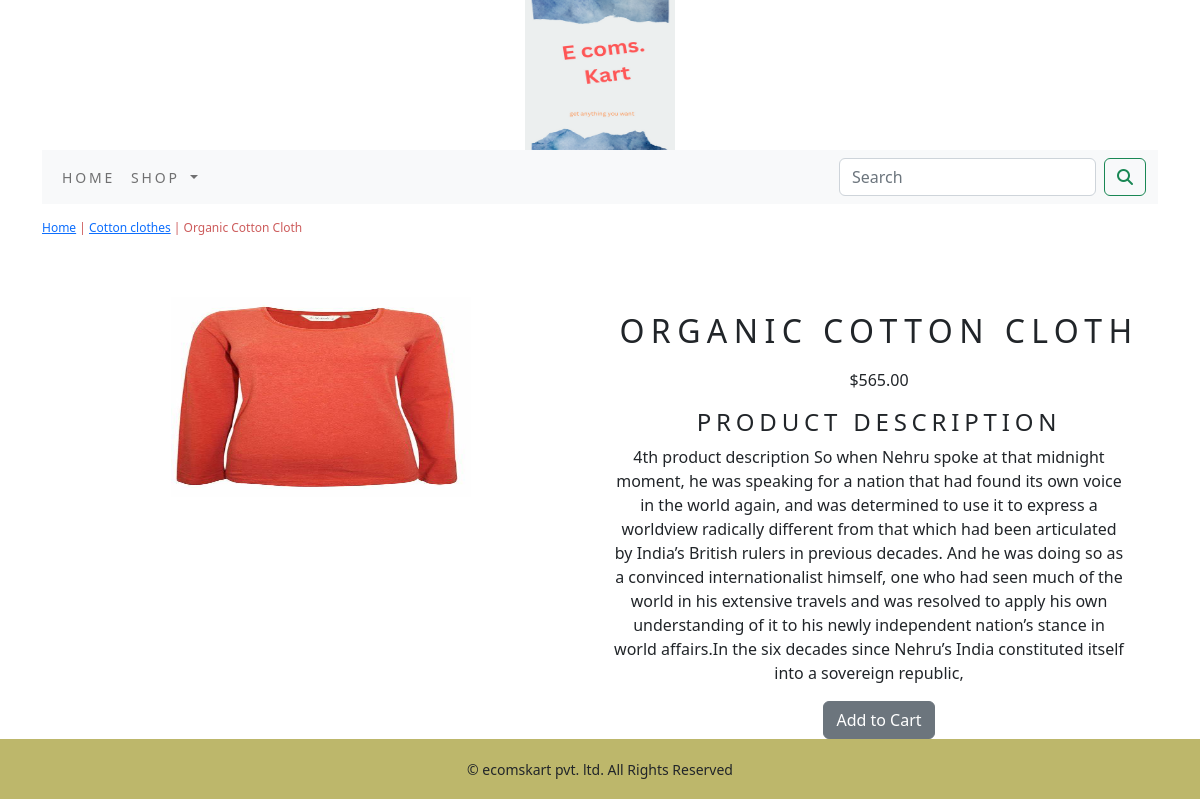
The app's page /shop/cotton-clothes/Organic-Cotton-Cloth with its own data.
### ecomapp/models.py (models this page shows, shortened)
class Product(models.Model):
    name=models.CharField(max_length=250,unique=True)
    slug=models.SlugField(max_length=250,unique=True)
    description=models.TextField(blank=True)
    price=models.DecimalField(max_digits=10,decimal_places=2)
    category=models.ForeignKey(Category,on_delete=models.CASCADE)
    image=models.ImageField(upload_to='products',blank=True)
    stock=models.IntegerField()
    available=models.BooleanField(default=True)
    created=models.DateTimeField(auto_now_add=True)
    updated=models.DateTimeField(auto_now=True)
    class Meta:
        ordering=('name',)
        verbose_name='product'
        verbose_name_plural='products'

class Category(models.Model):
    name=models.CharField(max_length=250,unique=True)
    slug=models.SlugField(max_length=250,unique=True)
    description=models.TextField(blank=True)
    image=models.ImageField(upload_to='category',blank=True)
    class Meta:
        ordering=('name',)
        verbose_name='category'
        verbose_name_plural='categories'
    def get_url(self):
        return reverse('ecomapp:products_by_category',args=[self.slug])
    def __str__(self):
            return '{}'.format(self.name)

### ecomapp/views.py (the view)
# urls.py: path('<slug:c_slug>/<slug:product_slug>',views.proDetail,name='prodCatdetail'),
def proDetail(request,c_slug,product_slug):
    try:
        product=Product.objects.get(category__slug=c_slug,slug=product_slug)
    except Exception as e:
        raise e
    return render(request,'product.html',{'product':product})

### cart/context_processors.py (called while the page is built)
def counter(request):
    item_count=0
    if 'admin' in request.path:
        return {}
    else:
        try:
            cart=Cart.objects.filter(cart_id=_cart_id(request))
            cart_items=CartItem.objects.all().filter(cart=cart[:1])
            for cart_item in cart_items:
                item_count += cart_item.quantity
        except Cart.DoesNotExist:
            item_count=0
    return dict(item_count=item_count)

### cart/views.py (called while the page is built)
def _cart_id(request):
    cart=request.session.session_key
    if not cart:
        cart = request.session.create()
    return cart

### ecomapp/context_processors.py (called while the page is built)
def menu_links(request):
    links=Category.objects.all()
    return dict(links=links)

### templates/product.html (shortened to what this page needs)
{% extends 'base.html' %}
{% load static %}
{% block content %}
<div class="row my_prod_row_class">
    <div class="mx_auto">
        <p> <a href="{% url 'ecomapp:allProdCat' %}">Home</a> | <a href="{{product.category.get_url}}">{{product.category}}</a> | {{product.name}}</p>
    </div>
</div>
<div class="container">
<br>
<div class="row">
    <div class=" col-12 col-sm-12 col-md-12 col-lg-6 text-center">
        <div style="min-width:18rem">
            <img src="{{product.image.url}}" alt="{{product.name}}" width="300" height="200">
        </div>
    </div>
    <div class="col-12 col-sm-12 col-md-12 col-lg-6 text-center">
        <div>
        <h1 class="my_prod_title">{{product.name}}</h1>
        <p>${{product.price}}</p>
        <h3 class="my_title"> Product Description </h3>
        <p class="text-justify my_prod_text">{{product.description}}</p>
        {% if product.stock <= 0 %}
        <p class="text-justify my_prod_text"><b>Out of Stock</b></p>
        {% else %}
        <a class="btn btn-secondary" href="{% url 'cart:add_cart' product.id %}">Add to Cart</a>
        {% endif %}
    </div>
</div>
</div>
</div>
{% endblock %}

### static/css/custom.css (style rules this page uses)
body { font-family: 'Poor Story', cursive; }
.my_title { font-size : 24px; text-transform : uppercase; letter-spacing : .2em; }
.my_prod_row_class { padding-top:15px; padding-bottom:20px; }
.my_prod_row_class .mx_auto { color:#CD5C5C; font-size:12px; text-declaration:none; }
.my_prod_title { font-size:32px; text-transform: uppercase; letter-spacing:.2em; padding-top:15px; padding-bottom:10px; }
.my_prod_text { padding-right:20px; }

### records on screen
Product: category "Cotton clothes", name "Organic Cotton Cloth", image (picture), name "ORGANIC COTTON CLOTH", price "565.00", description "4th product description So when Nehru spoke at that midnight moment, he was speaking for a nation that had found its own voice in the world again, and was determined to use it to express a worldview radically different from that which had been articulated by India’s British rulers in previous decades. And he was doing so as a convinced internationalist himself, one who had seen much of the world in his extensive travels and was resolved to apply his own understanding of it to his newly independent nation’s stance in world affairs.In the six decades since Nehru’s India constituted itself into a sovereign republic,"
